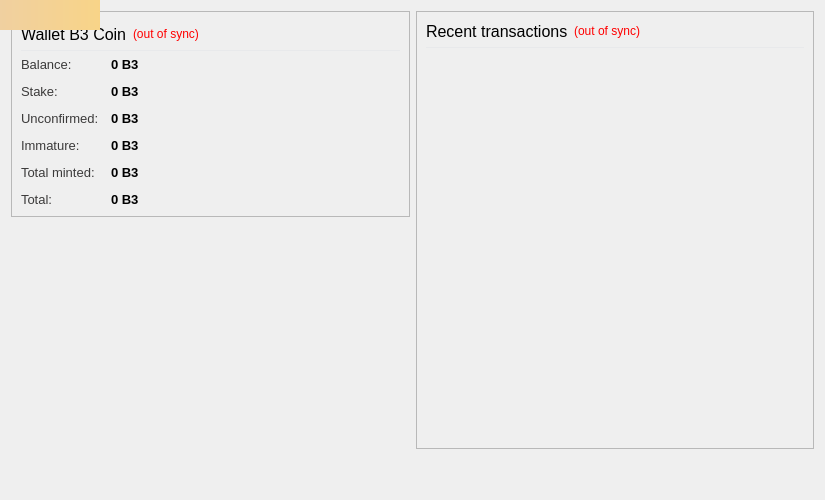
<?xml version="1.0" encoding="UTF-8"?>
<ui version="4.0">
 <class>OverviewPage</class>
 <widget class="QWidget" name="OverviewPage">
  <property name="geometry">
   <rect>
    <x>0</x>
    <y>0</y>
    <width>825</width>
    <height>500</height>
   </rect>
  </property>
  <property name="maximumSize">
   <size>
    <width>825</width>
    <height>500</height>
   </size>
  </property>
  <property name="windowTitle">
   <string>Form</string>
  </property>
  <layout class="QHBoxLayout" name="horizontalLayout" stretch="1,1">
   <item>
    <layout class="QVBoxLayout" name="verticalLayout_2">
     <item>
      <widget class="QFrame" name="frame">
       <property name="styleSheet">
        <string notr="true"/>
       </property>
       <property name="frameShape">
        <enum>QFrame::StyledPanel</enum>
       </property>
       <property name="frameShadow">
        <enum>QFrame::Plain</enum>
       </property>
       <layout class="QVBoxLayout" name="verticalLayout_4">
        <property name="topMargin">
         <number>12</number>
        </property>
        <item>
         <layout class="QHBoxLayout" name="horizontalLayout_4">
          <item>
           <widget class="QLabel" name="label_5">
            <property name="font">
             <font>
              <pointsize>12</pointsize>
              <weight>50</weight>
              <bold>false</bold>
             </font>
            </property>
            <property name="styleSheet">
             <string notr="true">QLabel { color: #000000; border: none;}</string>
            </property>
            <property name="frameShape">
             <enum>QFrame::NoFrame</enum>
            </property>
            <property name="frameShadow">
             <enum>QFrame::Plain</enum>
            </property>
            <property name="text">
             <string>Wallet B3 Coin</string>
            </property>
           </widget>
          </item>
          <item>
           <widget class="QLabel" name="labelWalletStatus">
            <property name="toolTip">
             <string>The displayed information may be out of date. Your wallet automatically synchronizes with the B3-Coin network after a connection is established, but this process has not completed yet.</string>
            </property>
            <property name="styleSheet">
             <string notr="true">QLabel { color: red; border-radius: none; border: 0; }</string>
            </property>
            <property name="text">
             <string notr="true">(out of sync)</string>
            </property>
            <property name="alignment">
             <set>Qt::AlignLeading|Qt::AlignLeft|Qt::AlignVCenter</set>
            </property>
           </widget>
          </item>
          <item>
           <spacer name="horizontalSpacer">
            <property name="orientation">
             <enum>Qt::Horizontal</enum>
            </property>
            <property name="sizeHint" stdset="0">
             <size>
              <width>40</width>
              <height>20</height>
             </size>
            </property>
           </spacer>
          </item>
         </layout>
        </item>
        <item>
         <widget class="Line" name="line_2">
          <property name="maximumSize">
           <size>
            <width>16777215</width>
            <height>1</height>
           </size>
          </property>
          <property name="styleSheet">
           <string notr="true">height:1px;border:none;background-color: #e8e9eb; font-size:0; line-height:0;</string>
          </property>
          <property name="frameShadow">
           <enum>QFrame::Plain</enum>
          </property>
          <property name="orientation">
           <enum>Qt::Horizontal</enum>
          </property>
         </widget>
        </item>
        <item>
         <layout class="QFormLayout" name="formLayout_2">
          <property name="fieldGrowthPolicy">
           <enum>QFormLayout::AllNonFixedFieldsGrow</enum>
          </property>
          <property name="horizontalSpacing">
           <number>12</number>
          </property>
          <property name="verticalSpacing">
           <number>12</number>
          </property>
          <item row="0" column="1">
           <widget class="QLabel" name="labelBalance">
            <property name="font">
             <font>
              <pointsize>10</pointsize>
              <weight>75</weight>
              <bold>true</bold>
             </font>
            </property>
            <property name="cursor">
             <cursorShape>IBeamCursor</cursorShape>
            </property>
            <property name="toolTip">
             <string>Your current spendable balance</string>
            </property>
            <property name="styleSheet">
             <string notr="true">QLabel { color: #000000; border: none; }</string>
            </property>
            <property name="text">
             <string notr="true">0 B3</string>
            </property>
            <property name="textInteractionFlags">
             <set>Qt::LinksAccessibleByMouse|Qt::TextSelectableByKeyboard|Qt::TextSelectableByMouse</set>
            </property>
           </widget>
          </item>
          <item row="1" column="0">
           <widget class="QLabel" name="label_6">
            <property name="font">
             <font>
              <pointsize>10</pointsize>
             </font>
            </property>
            <property name="styleSheet">
             <string notr="true">QLabel { border:none; color: #3B3A3A;}</string>
            </property>
            <property name="text">
             <string>Stake:</string>
            </property>
           </widget>
          </item>
          <item row="1" column="1">
           <widget class="QLabel" name="labelStake">
            <property name="font">
             <font>
              <pointsize>10</pointsize>
              <weight>75</weight>
              <bold>true</bold>
             </font>
            </property>
            <property name="cursor">
             <cursorShape>IBeamCursor</cursorShape>
            </property>
            <property name="toolTip">
             <string>Total of coins that was staked, and do not yet count toward the current balance</string>
            </property>
            <property name="styleSheet">
             <string notr="true">QLabel { color: #000000; border: none; }</string>
            </property>
            <property name="text">
             <string notr="true">0 B3</string>
            </property>
            <property name="textInteractionFlags">
             <set>Qt::LinksAccessibleByMouse|Qt::TextSelectableByKeyboard|Qt::TextSelectableByMouse</set>
            </property>
           </widget>
          </item>
          <item row="2" column="0">
           <widget class="QLabel" name="label_3">
            <property name="font">
             <font>
              <pointsize>10</pointsize>
             </font>
            </property>
            <property name="styleSheet">
             <string notr="true">QLabel { border:none; color: #3B3A3A;}</string>
            </property>
            <property name="text">
             <string>Unconfirmed:</string>
            </property>
           </widget>
          </item>
          <item row="2" column="1">
           <widget class="QLabel" name="labelUnconfirmed">
            <property name="font">
             <font>
              <pointsize>10</pointsize>
              <weight>75</weight>
              <bold>true</bold>
             </font>
            </property>
            <property name="cursor">
             <cursorShape>IBeamCursor</cursorShape>
            </property>
            <property name="toolTip">
             <string>Total of transactions that have yet to be confirmed, and do not yet count toward the current balance</string>
            </property>
            <property name="styleSheet">
             <string notr="true">QLabel { color: #000000; border: none; }</string>
            </property>
            <property name="text">
             <string notr="true">0 B3</string>
            </property>
            <property name="textInteractionFlags">
             <set>Qt::LinksAccessibleByMouse|Qt::TextSelectableByKeyboard|Qt::TextSelectableByMouse</set>
            </property>
           </widget>
          </item>
          <item row="3" column="0">
           <widget class="QLabel" name="labelImmatureText">
            <property name="font">
             <font>
              <pointsize>10</pointsize>
             </font>
            </property>
            <property name="styleSheet">
             <string notr="true">QLabel { border:none; color: #3B3A3A;}</string>
            </property>
            <property name="text">
             <string>Immature:</string>
            </property>
           </widget>
          </item>
          <item row="3" column="1">
           <widget class="QLabel" name="labelImmature">
            <property name="font">
             <font>
              <pointsize>10</pointsize>
              <weight>75</weight>
              <bold>true</bold>
             </font>
            </property>
            <property name="cursor">
             <cursorShape>IBeamCursor</cursorShape>
            </property>
            <property name="toolTip">
             <string>Mined balance that has not yet matured</string>
            </property>
            <property name="styleSheet">
             <string notr="true">QLabel { color: #000000; border: none; }</string>
            </property>
            <property name="text">
             <string notr="true">0 B3</string>
            </property>
            <property name="textInteractionFlags">
             <set>Qt::LinksAccessibleByMouse|Qt::TextSelectableByKeyboard|Qt::TextSelectableByMouse</set>
            </property>
           </widget>
          </item>
          <item row="4" column="0">
           <widget class="QLabel" name="labelMintedText">
            <property name="font">
             <font>
              <pointsize>10</pointsize>
             </font>
            </property>
            <property name="styleSheet">
             <string notr="true">QLabel { border:none; color: #3B3A3A;}</string>
            </property>
            <property name="text">
             <string>Total minted:</string>
            </property>
           </widget>
          </item>
          <item row="4" column="1">
           <widget class="QLabel" name="labelMinted">
            <property name="font">
             <font>
              <pointsize>10</pointsize>
              <weight>75</weight>
              <bold>true</bold>
             </font>
            </property>
            <property name="cursor">
             <cursorShape>IBeamCursor</cursorShape>
            </property>
            <property name="toolTip">
             <string>Total number of coins made by POS</string>
            </property>
            <property name="styleSheet">
             <string notr="true">QLabel { color: #000000; border: none; }</string>
            </property>
            <property name="text">
             <string notr="true">0 B3</string>
            </property>
            <property name="textInteractionFlags">
             <set>Qt::LinksAccessibleByMouse|Qt::TextSelectableByKeyboard|Qt::TextSelectableByMouse</set>
            </property>
           </widget>
          </item>
          <item row="5" column="0">
           <widget class="QLabel" name="labelTotalText">
            <property name="font">
             <font>
              <pointsize>10</pointsize>
             </font>
            </property>
            <property name="styleSheet">
             <string notr="true">QLabel { border:none; color: #3B3A3A;}</string>
            </property>
            <property name="text">
             <string>Total:</string>
            </property>
           </widget>
          </item>
          <item row="5" column="1">
           <widget class="QLabel" name="labelTotal">
            <property name="font">
             <font>
              <pointsize>10</pointsize>
              <weight>75</weight>
              <bold>true</bold>
             </font>
            </property>
            <property name="cursor">
             <cursorShape>IBeamCursor</cursorShape>
            </property>
            <property name="toolTip">
             <string>Your current total balance</string>
            </property>
            <property name="styleSheet">
             <string notr="true">QLabel { color: #000000; border: none; }</string>
            </property>
            <property name="text">
             <string notr="true">0 B3</string>
            </property>
            <property name="textInteractionFlags">
             <set>Qt::LinksAccessibleByMouse|Qt::TextSelectableByKeyboard|Qt::TextSelectableByMouse</set>
            </property>
           </widget>
          </item>
          <item row="0" column="0">
           <widget class="QLabel" name="label">
            <property name="font">
             <font>
              <pointsize>10</pointsize>
             </font>
            </property>
            <property name="styleSheet">
             <string notr="true">QLabel { border:none; color: #3B3A3A;}</string>
            </property>
            <property name="frameShape">
             <enum>QFrame::NoFrame</enum>
            </property>
            <property name="lineWidth">
             <number>1</number>
            </property>
            <property name="text">
             <string>Balance:</string>
            </property>
            <property name="alignment">
             <set>Qt::AlignLeading|Qt::AlignLeft|Qt::AlignVCenter</set>
            </property>
           </widget>
          </item>
         </layout>
        </item>
       </layout>
      </widget>
     </item>
     <item>
      <spacer name="verticalSpacer">
       <property name="orientation">
        <enum>Qt::Vertical</enum>
       </property>
       <property name="sizeType">
        <enum>QSizePolicy::Expanding</enum>
       </property>
       <property name="sizeHint" stdset="0">
        <size>
         <width>20</width>
         <height>20</height>
        </size>
       </property>
      </spacer>
     </item>
     <item alignment="Qt::AlignHCenter">
      <widget class="QLabel" name="label_61">
       <property name="sizePolicy">
        <sizepolicy hsizetype="Preferred" vsizetype="Preferred">
         <horstretch>0</horstretch>
         <verstretch>0</verstretch>
        </sizepolicy>
       </property>
       <property name="text">
        <string/>
       </property>
       <property name="pixmap">
        <pixmap>:/images/wallet_bgcoin</pixmap>
       </property>
       <property name="scaledContents">
        <bool>false</bool>
       </property>
       <property name="alignment">
        <set>Qt::AlignBottom|Qt::AlignLeading|Qt::AlignLeft</set>
       </property>
       <property name="wordWrap">
        <bool>false</bool>
       </property>
       <property name="margin">
        <number>0</number>
       </property>
       <property name="indent">
        <number>0</number>
       </property>
       <property name="openExternalLinks">
        <bool>false</bool>
       </property>
      </widget>
     </item>
    </layout>
   </item>
   <item>
    <layout class="QVBoxLayout" name="verticalLayout_3">
     <item>
      <widget class="QFrame" name="frame_2">
       <property name="styleSheet">
        <string notr="true"/>
       </property>
       <property name="frameShape">
        <enum>QFrame::StyledPanel</enum>
       </property>
       <property name="frameShadow">
        <enum>QFrame::Plain</enum>
       </property>
       <layout class="QVBoxLayout" name="verticalLayout" stretch="0,0,0">
        <item>
         <layout class="QHBoxLayout" name="horizontalLayout_2">
          <item>
           <widget class="QLabel" name="label_4">
            <property name="font">
             <font>
              <pointsize>12</pointsize>
             </font>
            </property>
            <property name="styleSheet">
             <string notr="true">QLabel { color: #000000; border: none;}</string>
            </property>
            <property name="text">
             <string>Recent transactions</string>
            </property>
           </widget>
          </item>
          <item>
           <widget class="QLabel" name="labelTransactionsStatus">
            <property name="toolTip">
             <string>The displayed information may be out of date. Your wallet automatically synchronizes with the B3-Coin network after a connection is established, but this process has not completed yet.</string>
            </property>
            <property name="styleSheet">
             <string notr="true">QLabel { color: red; border-radius: 0; border:none;}</string>
            </property>
            <property name="text">
             <string notr="true">(out of sync)</string>
            </property>
            <property name="alignment">
             <set>Qt::AlignRight|Qt::AlignTrailing|Qt::AlignVCenter</set>
            </property>
           </widget>
          </item>
          <item>
           <spacer name="horizontalSpacer_2">
            <property name="orientation">
             <enum>Qt::Horizontal</enum>
            </property>
            <property name="sizeHint" stdset="0">
             <size>
              <width>40</width>
              <height>20</height>
             </size>
            </property>
           </spacer>
          </item>
         </layout>
        </item>
        <item>
         <widget class="Line" name="line">
          <property name="maximumSize">
           <size>
            <width>16777215</width>
            <height>1</height>
           </size>
          </property>
          <property name="styleSheet">
           <string notr="true">height:1px;border:none;background-color: #e8e9eb; font-size:0; line-height:0;</string>
          </property>
          <property name="orientation">
           <enum>Qt::Horizontal</enum>
          </property>
         </widget>
        </item>
        <item>
         <widget class="QListView" name="listTransactions">
          <property name="styleSheet">
           <string notr="true">QListView { background: transparent; border-radius:0; border:none;}</string>
          </property>
          <property name="frameShape">
           <enum>QFrame::NoFrame</enum>
          </property>
          <property name="verticalScrollBarPolicy">
           <enum>Qt::ScrollBarAsNeeded</enum>
          </property>
          <property name="horizontalScrollBarPolicy">
           <enum>Qt::ScrollBarAlwaysOff</enum>
          </property>
          <property name="autoScroll">
           <bool>true</bool>
          </property>
          <property name="selectionMode">
           <enum>QAbstractItemView::NoSelection</enum>
          </property>
         </widget>
        </item>
       </layout>
      </widget>
     </item>
     <item>
      <spacer name="verticalSpacer_2">
       <property name="orientation">
        <enum>Qt::Vertical</enum>
       </property>
       <property name="sizeType">
        <enum>QSizePolicy::Fixed</enum>
       </property>
       <property name="sizeHint" stdset="0">
        <size>
         <width>20</width>
         <height>20</height>
        </size>
       </property>
      </spacer>
     </item>
     <item>
      <widget class="QLabel" name="labelBanner">
       <property name="sizePolicy">
        <sizepolicy hsizetype="Preferred" vsizetype="Preferred">
         <horstretch>0</horstretch>
         <verstretch>0</verstretch>
        </sizepolicy>
       </property>
       <property name="cursor">
        <cursorShape>PointingHandCursor</cursorShape>
       </property>
       <property name="text">
        <string/>
       </property>
       <property name="pixmap">
        <pixmap>:/images/banner</pixmap>
       </property>
       <property name="scaledContents">
        <bool>false</bool>
       </property>
       <property name="alignment">
        <set>Qt::AlignBottom|Qt::AlignHCenter</set>
       </property>
       <property name="wordWrap">
        <bool>false</bool>
       </property>
       <property name="margin">
        <number>0</number>
       </property>
       <property name="indent">
        <number>0</number>
       </property>
      </widget>
     </item>
    </layout>
   </item>
  </layout>
  <widget class="QLabel" name="labelAlerts">
   <property name="geometry">
    <rect>
     <x>0</x>
     <y>0</y>
     <width>100</width>
     <height>30</height>
    </rect>
   </property>
   <property name="visible">
    <bool>false</bool>
   </property>
   <property name="styleSheet">
    <string notr="true">background-color: qlineargradient(x1: 0, y1: 0, x2: 1, y2: 0, stop:0 #F0D0A0, stop:1 #F8D488);  color:#000000
</string>
   </property>
   <property name="wordWrap">
    <bool>true</bool>
   </property>
   <property name="margin">
    <number>3</number>
   </property>
  </widget>
 </widget>
 <tabstops>
  <tabstop>listTransactions</tabstop>
 </tabstops>
 <resources/>
 <connections/>
</ui>
